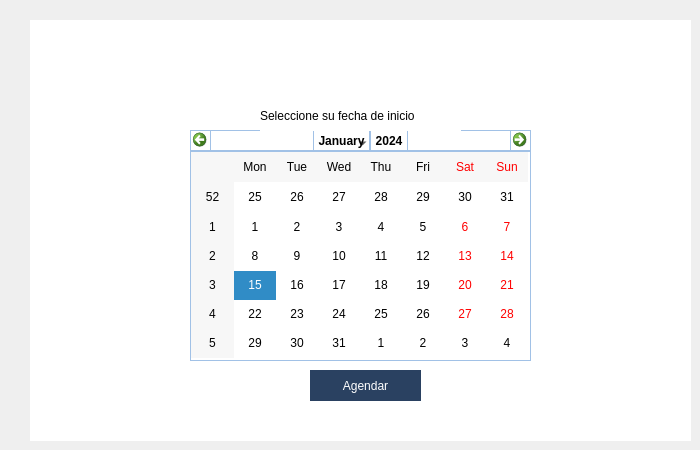
     <widget class="QWidget" name="Mensual">
      <widget class="QWidget" name="widget_2" native="true">
       <property name="geometry">
        <rect>
         <x>30</x>
         <y>20</y>
         <width>661</width>
         <height>421</height>
        </rect>
       </property>
       <property name="styleSheet">
        <string notr="true">QWidget{
	background-color: white;
}

QLabel{
	font: 12pt &quot;Corbel&quot;;
	color: black,
}

QLineEdit{
	border: 1px solid #A1C1E6;
}

QTimeEdit{
	border: 1px solid #A1C1E6;
	font: 10pt &quot;Corbel&quot;;
}

QCalendarWidget{
	border: 1px solid #A1C1E6;
}</string>
       </property>
       <widget class="QCalendarWidget" name="mensualInicio">
        <property name="geometry">
         <rect>
          <x>160</x>
          <y>110</y>
          <width>341</width>
          <height>231</height>
         </rect>
        </property>
        <property name="styleSheet">
         <string notr="true">border: 1px solid #A1C1E6;
color: black;</string>
        </property>
       </widget>
       <widget class="QLabel" name="label_7">
        <property name="geometry">
         <rect>
          <x>230</x>
          <y>80</y>
          <width>201</width>
          <height>31</height>
         </rect>
        </property>
        <property name="text">
         <string>Seleccione su fecha de inicio</string>
        </property>
       </widget>
       <widget class="QPushButton" name="agendarMensual">
        <property name="geometry">
         <rect>
          <x>280</x>
          <y>350</y>
          <width>111</width>
          <height>31</height>
         </rect>
        </property>
        <property name="styleSheet">
         <string notr="true">QPushButton{
	background-color: #2A4161;
	color: white;
	font: 10pt &quot;Corbel&quot;;
	border: none;
}

QPushButton:Hover{
	background-color: #C2C9F2;
}</string>
        </property>
        <property name="text">
         <string>Agendar</string>
        </property>
       </widget>
      </widget>
     </widget>
